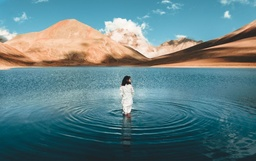
#> input picture file python/pythonProject/gggh.jpg, 256 x 161 px, shrunk from 1000 x 629 before the run
$ python 01.py
#> lines starting #> are read from the running program, lines starting #| are printed output that depends on the picture
import cv2
import numpy as np
from matplotlib import pyplot as plt

# Đọc ảnh từ file
img = cv2.imread('gggh.jpg')
#> img is the input picture: shape (161, 256, 3); mean B, G, R 132.5, 127.7, 95.8
print("Kích thước của ảnh gốc là:", img.shape)
#| Kích thước của ảnh gốc là: (161, 256, 3)

# Lấy các kênh màu
R, G, B = img[:,:,2], img[:,:,1], img[:,:,0]
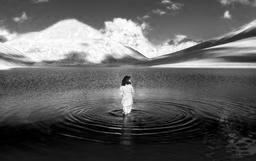
#> R: shape (161, 256); min 0, max 255, mean 95.8
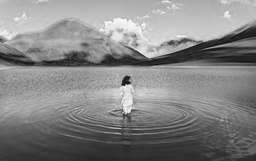
#> B: shape (161, 256); min 11, max 255, mean 132.5

# Chuyển đổi sang ảnh màu xám theo công thức
img_gray = 0.2989* R + 0.5870 * G + 0.1140  * B

def rgb_to_hsv(r, g, b):
    # Normalization of RGB values
    r, g, b = r / 255.0, g / 255.0, b / 255.0

    # Calculate Cmax, Cmin, and Δ
    cmax = max(r, g, b)
    cmin = min(r, g, b)
    delta = cmax - cmin

    # Hue calculation
    if delta == 0:
        h = 0
    elif cmax == r:
        h = 60 * ((g - b) / delta % 6)
    elif cmax == g:
        h = 60 * ((b - r) / delta + 2)
    elif cmax == b:
        h = 60 * ((r - g) / delta + 4)

    # Saturation calculation
    s = 0 if cmax == 0 else delta / cmax

    # Value calculation
    v = cmax

    return round(h % 360), round(s * 100), round(v * 100)

# Khởi tạo ảnh HSV với giá trị Hue, Saturation, và Value
img_hsv = np.zeros_like(img)

# Chuyển đổi từ không gian màu RGB sang HSV
for i in range(img.shape[0]):
    for j in range(img.shape[1]):
        r, g, b = img[i, j]
        h, s, v = rgb_to_hsv(r, g, b)
        img_hsv[i, j] = [h, s, v]
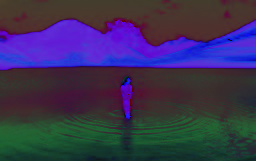
#> img_hsv: shape (161, 256, 3); mean B, G, R 85.4, 49.4, 57.7

# Chuyển đổi không gian màu RGB sang YCbCr

Cr = 128 + 0.438*R - 0.336*G + 0.071*B
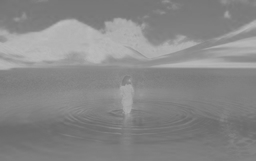
#> Cr: shape (161, 256) float64; min 107, max 187.9, mean 136.4
Cb = 128 - 0.148*R - 0.290*G - 0.438*B
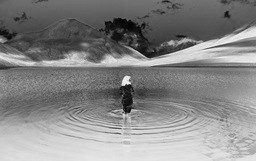
#> Cb: shape (161, 256) float64; min -92.86, max 117.5, mean 18.8; drawn with min black and max white

# Hàm tăng cường độ tương phản
def contrast_stretching(image):
    # Chuẩn hóa giá trị pixel về khoảng [0, 1]
    normalized_image = image / 255.0

    # Đặt mức đen và mức trắng mong muốn (vd: 5% và 95% percentile)
    min_percentile = 5
    max_percentile = 95

    min_value = np.percentile(normalized_image, min_percentile)
    max_value = np.percentile(normalized_image, max_percentile)

    # Áp dụng công thức cắt mức
    contrast_stretched = np.clip((normalized_image - min_value) / (max_value - min_value), 0, 1)
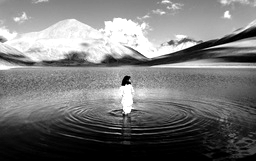
#> contrast_stretched: shape (161, 256) float64; min 0, max 1, mean 0.468

    # Chuyển đổi về giá trị [0, 255]
    contrast_stretched = (contrast_stretched * 255).astype(np.uint8)

    return contrast_stretched

# Tính lược đồ mức xám
histogram = cv2.calcHist([img_gray.astype('uint8')], [0], None, [256], [0, 256])

# Hiển thị các ảnh
fig1, axs1 = plt.subplots(2, 2, figsize=(10, 8))

axs1[0, 0].imshow(img[:, :, ::-1])
axs1[0, 0].set_title('Ảnh gốc')

# Áp dụng contrast stretching cho ảnh mức xám
contrast_stretched_img_gray = contrast_stretching(img_gray)

# Hiển thị ảnh sau khi tăng cường độ tương phản
axs1[0, 1].imshow(img_gray, cmap='gray')
axs1[0, 1].set_title('Ảnh mức xám (Tăng cường độ tương phản)')

# Hiển thị tiêu đề cho ảnh HSV
axs1[1, 0].imshow(img_hsv)
axs1[1, 0].set_title('Ảnh HSV')

# Hiển thị tiêu đề cho ảnh YCBCR
axs1[1, 1].imshow(cv2.merge([img_gray, Cr, Cb]).astype(np.uint8))
axs1[1, 1].set_title('Ảnh YCBCR')

# Tạo một lưới subplot với 1 hàng và 3 cột
fig, axs = plt.subplots(1, 3, figsize=(10, 8))

# Hiển thị ảnh mức xám
axs[0].imshow(img_gray, cmap='gray')
axs[0].set_title('Ảnh Mức Xám')

# Hiển thị lược đồ mức xám
axs[1].plot(histogram, color='blue')
axs[1].set_title('Lược Đồ Mức Xám')
axs[1].set_xlabel('Giá Trị Pixel')
axs[1].set_ylabel('Số Lượng Pixel')

# Áp dụng contrast stretching cho ảnh mức xám
contrast_stretched_img_gray = contrast_stretching(img_gray)
axs[2].imshow(contrast_stretched_img_gray, cmap='gray')
axs[2].set_title('Tăng Cường Độ Tương Phản')

# Tăng khoảng cách giữa các subplot
plt.tight_layout()

plt.show()
#> figure, not shown here; B, G, R data is drawn as R, G, B
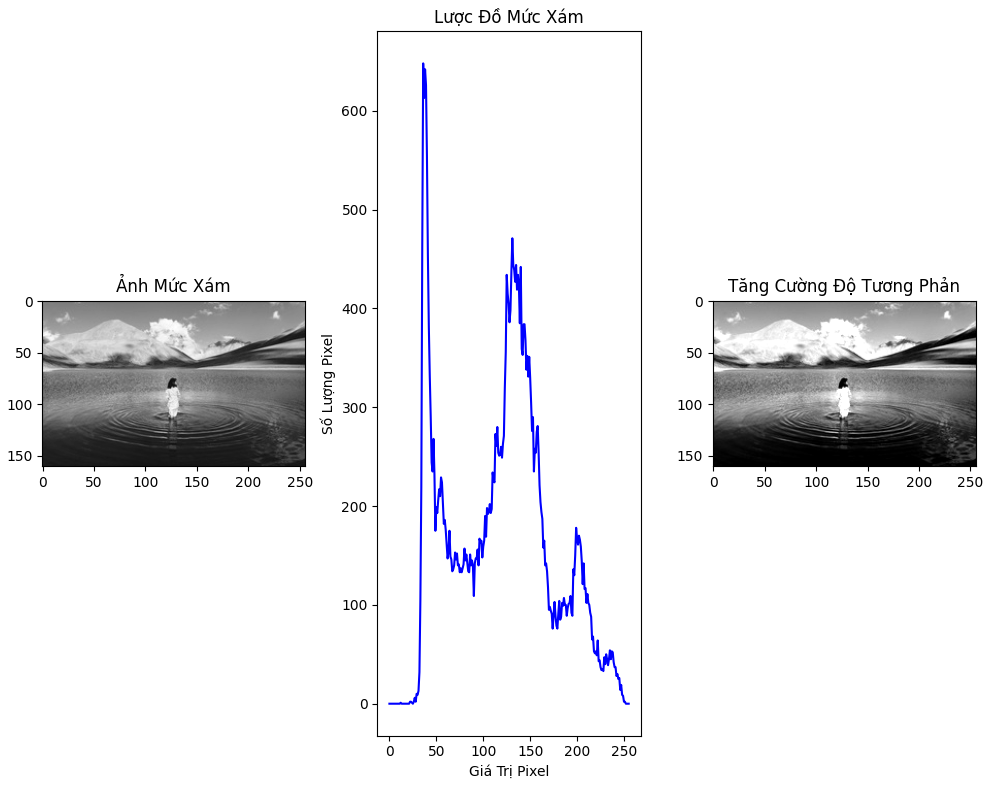
#> figure drawn by matplotlib, 3 panels; panel 2: curve peaks at x = 36, y = 648

$ run again, with file python/pythonProject/xyz.jpg copied over file python/pythonProject/gggh.jpg
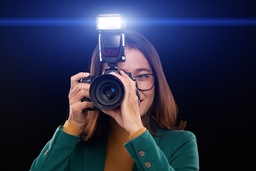
#> input picture file python/pythonProject/xyz.jpg, 256 x 171 px, shrunk from 800 x 534 before the run
#> img is the input picture: shape (171, 256, 3); mean B, G, R 72.2, 45.6, 40.5
#| Kích thước của ảnh gốc là: (171, 256, 3)
#> after the loop `for i in range(img.shape[0]):`:
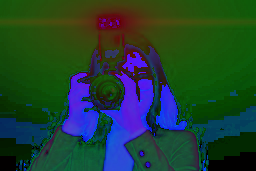
#> img_hsv: shape (171, 256, 3); mean B, G, R 49.3, 64.2, 31.1
#> `plt.show()`:
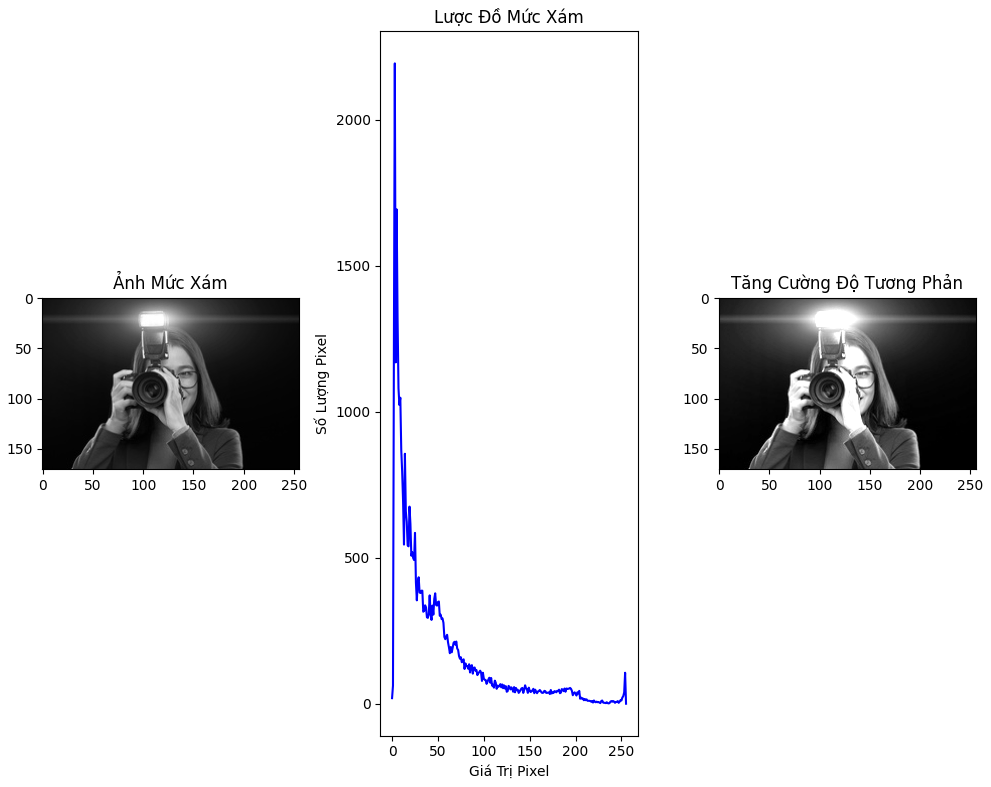
#> figure drawn by matplotlib, 3 panels; panel 2: curve peaks at x = 3, y = 2193
